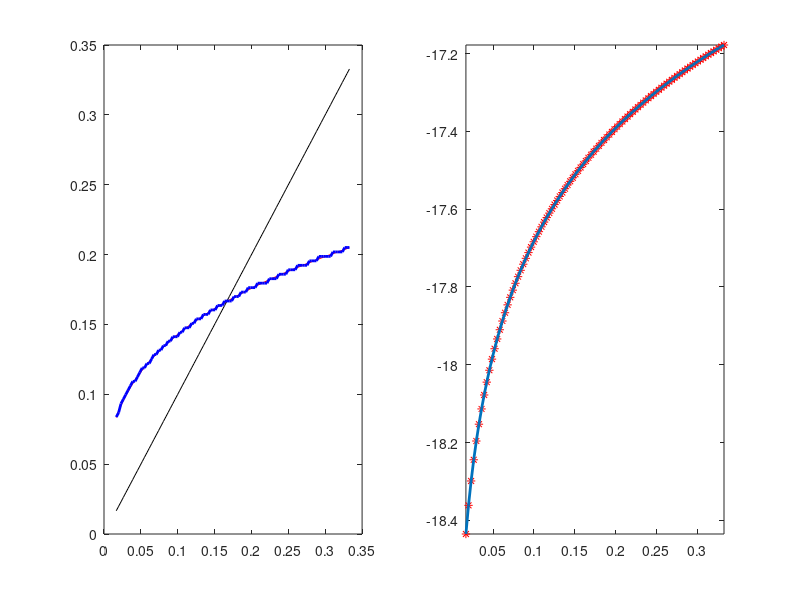

This figure's MATLAB source:

%Code for VFI

clc
clear
close all
global sigma

%start timer to measure execution time
tic

%parameters

sigma=1;
alpha=0.3;
beta=0.95;
Atemp = 1/(1-beta)*(log(1-alpha*beta)+alpha*beta*log(alpha*beta)/(1-alpha*beta));

%define grid size for k
nk = 100;
maxiter = 5000;

%initialize grids
k = zeros(1,nk);
v = zeros(1,nk);
g = zeros(1,nk);
vext = zeros(nk,nk);
trueg = zeros(1,nk);
truev = zeros(1,nk);
vnew = zeros(1,nk);

% Steady state capital and bounds on grid
kss = (alpha*beta)^(1/(1-alpha));
klb = 0.1*kss;
kub = 2*kss;

%defne grid for k, compute true value and policy
for i=1:nk
    k(i) = klb+(i-1)*(kub-klb)/(nk-1);
end
for i=1:nk
    trueg(i) = alpha*beta*k(i)^alpha;
    truev(i) = Atemp + alpha*log(k(i))/(1-alpha*beta);
end

%Start value function iterations 
enditer = 0;
iter = 0;

while(enditer==0)
    iter=iter+1;
    
    for i=1:nk
        for j=1:nk
            c= max(k(i)^(alpha)-k(j),0);
            vext(i,j)= log(c)+beta*v(j);
        end
    end
    
    for i=1:nk
        [vnew(i),g(i)]=max(vext(i,:));
    end
    conver = max(abs(v-vnew));
    v=vnew;
    fprintf('Convergence of V(max) = %.8f\n',conver)
    
    if (conver < 10^(-5) | iter>maxiter)
        enditer=1;
    end
end

for i=1:nk
    policy(i) = k(g(i));
end

distpol = max(abs(policy-trueg));
disp('')
disp('----- Iterations Complete ---')
fprintf('Distance of policy from true policy (max) = %.8f \n',distpol)
distv = max(abs(v-truev));
fprintf('Distance of V from true V (max) = %.8f\n',distv)
disp(' ')

toc 

figure(1)
subplot(1,2,1)
plot(k(1:nk),trueg(1:nk),'r',k(1:nk),k(1:nk),'k',k(1:nk),policy(1:nk),'b','LineWidth',2)
subplot(1,2,2)
plot(k(1:nk),truev(1:nk),'*r',k(1:nk),v(1:nk),'LineWidth',2)
axis([k(1) k(nk) truev(1) truev(nk)])
           
